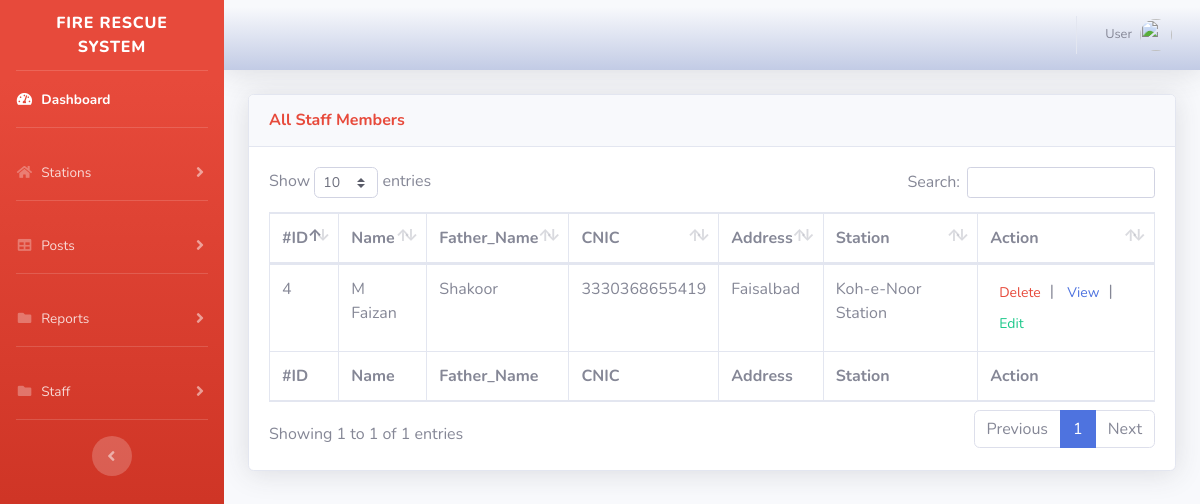
The app's page /admin/manage_staff.php (signed in), older data.
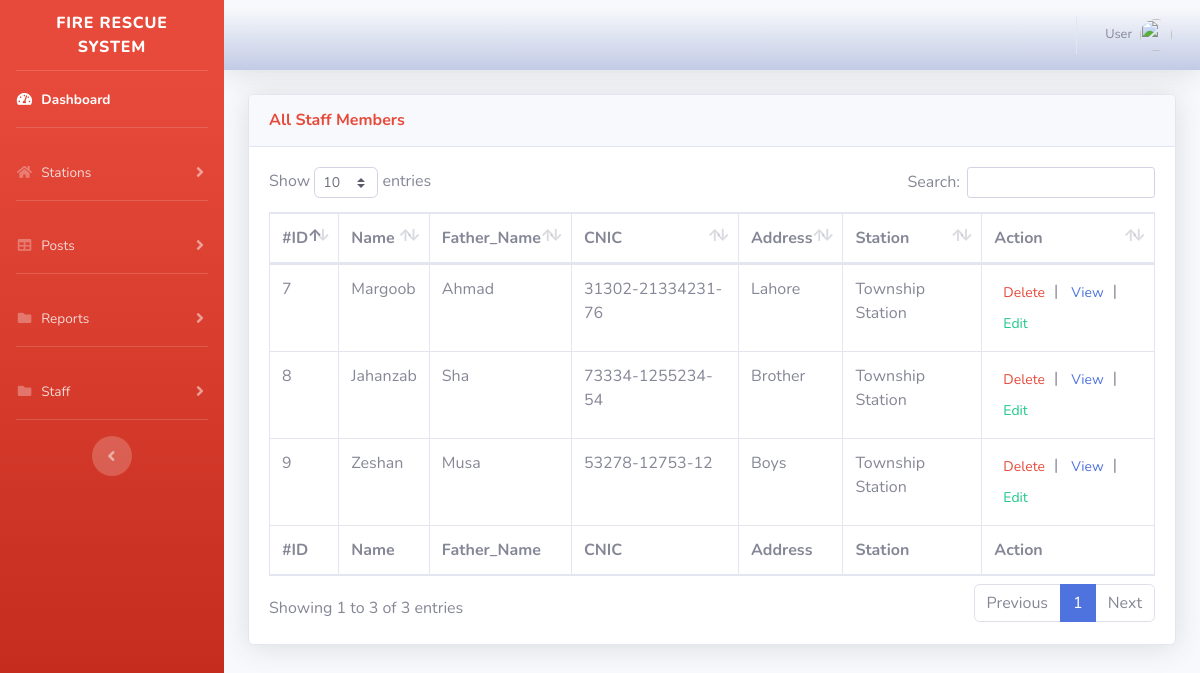
The same page, newer data.
### tables this page shows
CREATE TABLE `staff` (
  `staff_id` int(11) NOT NULL,
  `station_id` int(11) NOT NULL,
  `staff_name` text NOT NULL,
  `father_name` text NOT NULL,
  `staff_cnic` varchar(30) NOT NULL,
  `staff_address` varchar(255) NOT NULL,
  `staff_image` varchar(100) NOT NULL,
  `staff_timestamp` timestamp NOT NULL DEFAULT current_timestamp()
);

CREATE TABLE `station` (
  `station_id` int(11) NOT NULL,
  `station_name` text NOT NULL,
  `station_contact` int(100) NOT NULL,
  `station_username` varchar(100) NOT NULL,
  `station_password` varchar(100) NOT NULL,
  `station_city` text NOT NULL,
  `station_latitude` varchar(200) NOT NULL,
  `station_longitude` varchar(200) NOT NULL,
  `station_timestamp` date NOT NULL DEFAULT current_timestamp()
);

### admin/manage_staff.php (the view, shortened to what this page needs)
<?php include 'include/header.php'; ?>
<?php include '../connection/connectdatabase.php'; ?>
            <div class="container-fluid">
                <div class="card shadow mb-4">
                     <div class="card-header py-3">
                            <h6 class="m-0 font-weight-bold text-danger">All Staff Members</h6>
                        </div>
                        <div class="card-body">
                            <div class="table-responsive">
                                <table class="table table-bordered" id="dataTable" width="100%" cellspacing="0">
                                    <thead>
                                        <tr>
                                            <th>#ID</th>
                                            <th>Name</th>
                                            <th>Father_Name</th>
                                            <th>CNIC</th>
                                            <th>Address</th>
                                            <th>Station</th>
                                            <th>Action</th>
                                        </tr>
                                    </thead>
                                    <tfoot>
                                        <tr>
                                            <th>#ID</th>
                                            <th>Name</th>
                                            <th>Father_Name</th>
                                            <th>CNIC</th>
                                            <th>Address</th>
                                            <th>Station</th>
                                            <th>Action</th>
                                        </tr>
                                    </tfoot>
                                    <tbody>
 <?php
            $view= mysqli_query($conn,"SELECT * FROM staff ");
            while($row=mysqli_fetch_assoc($view)) {
            $station_id=$row['station_id'];
?>
               <tr>
                   <td><?=$row['staff_id']?></td>
                   <td><?=$row['staff_name']?></td>
                   <td><?=$row['father_name']?></td>
                   <td><?=$row['staff_cnic']?></td>
                   <td><?=$row['staff_address']?></td>
<?php $query = mysqli_query($conn,"SELECT * FROM station WHERE station_id='$station_id'");
      $data = mysqli_fetch_assoc($query); ?>
                   <td><?=$data['station_name']?></td>
                   <td>
                    <a href="manage_staff.php?id=<?=$row['staff_id']?>" class="btn text-danger btn-sm ">Delete</a>|
                    <a href="staff_detail.php?id=<?=$row['staff_id']?>" class="btn text-primary btn-sm">View</a>|
                    <a href="edit_staff.php?id=<?=$row['staff_id']?>" class="btn text-success btn-sm">Edit</a>
                   </td>
               </tr>
<?php } ?>
                                    </tbody>
                                </table>
                            </div>
                        </div>
                      </div>
                 </div>
</div>
  </body>
</html>

Row changes from the older to the newer data that the page shows:
removed staff: staff_id "4", staff_name "M Faizan", father_name "Shakoor", staff_cnic "3330368655419", staff_address "Faisalbad", station.station_name "Koh-e-Noor Station"
added staff: staff_id "7", staff_name "Margoob", father_name "Ahmad", staff_cnic "31302-21334231-76", staff_address "Lahore", station.station_name "Township Station"
added staff: staff_id "8", staff_name "Jahanzab", father_name "Sha", staff_cnic "73334-1255234-54", staff_address "Brother", station.station_name "Township Station"
added staff: staff_id "9", staff_name "Zeshan", father_name "Musa", staff_cnic "53278-12753-12", staff_address "Boys", station.station_name "Township Station"
Text that changed along with them:
text written by a page script: "Show entries Search: Showing 1 to 1 of 1 entries Previous 1 Next" → "Show entries Search: Showing 1 to 3 of 3 entries Previous 1 Next"
